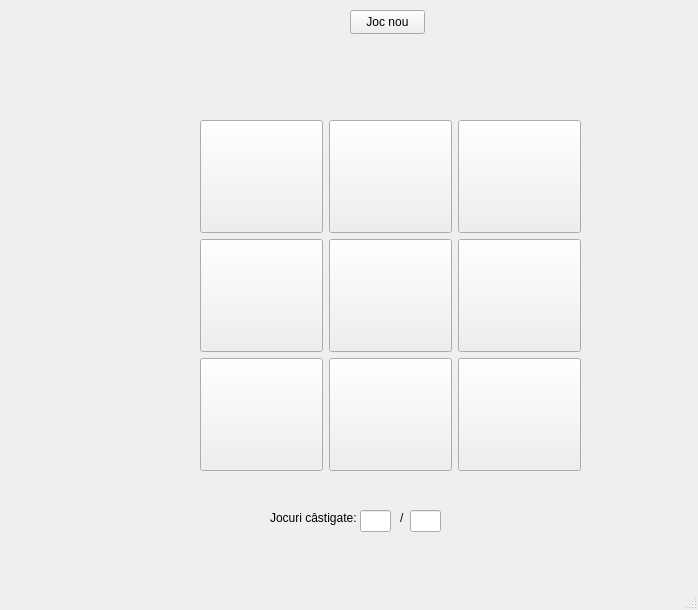
<?xml version="1.0" encoding="UTF-8"?>
<ui version="4.0">
 <class>MainWindow</class>
 <widget class="QMainWindow" name="MainWindow">
  <property name="geometry">
   <rect>
    <x>0</x>
    <y>0</y>
    <width>698</width>
    <height>610</height>
   </rect>
  </property>
  <property name="windowTitle">
   <string>MainWindow</string>
  </property>
  <widget class="QWidget" name="centralwidget">
   <widget class="QWidget" name="gridLayoutWidget">
    <property name="geometry">
     <rect>
      <x>200</x>
      <y>120</y>
      <width>381</width>
      <height>351</height>
     </rect>
    </property>
    <layout class="QGridLayout" name="gridLayout">
     <item row="0" column="1">
      <widget class="QPushButton" name="pushButton_2">
       <property name="sizePolicy">
        <sizepolicy hsizetype="Expanding" vsizetype="Expanding">
         <horstretch>0</horstretch>
         <verstretch>0</verstretch>
        </sizepolicy>
       </property>
       <property name="text">
        <string/>
       </property>
      </widget>
     </item>
     <item row="1" column="1">
      <widget class="QPushButton" name="pushButton_5">
       <property name="sizePolicy">
        <sizepolicy hsizetype="Expanding" vsizetype="Expanding">
         <horstretch>0</horstretch>
         <verstretch>0</verstretch>
        </sizepolicy>
       </property>
       <property name="text">
        <string/>
       </property>
      </widget>
     </item>
     <item row="1" column="0">
      <widget class="QPushButton" name="pushButton_4">
       <property name="sizePolicy">
        <sizepolicy hsizetype="Expanding" vsizetype="Expanding">
         <horstretch>0</horstretch>
         <verstretch>0</verstretch>
        </sizepolicy>
       </property>
       <property name="text">
        <string/>
       </property>
      </widget>
     </item>
     <item row="1" column="2">
      <widget class="QPushButton" name="pushButton_6">
       <property name="sizePolicy">
        <sizepolicy hsizetype="Expanding" vsizetype="Expanding">
         <horstretch>0</horstretch>
         <verstretch>0</verstretch>
        </sizepolicy>
       </property>
       <property name="text">
        <string/>
       </property>
      </widget>
     </item>
     <item row="0" column="0">
      <widget class="QPushButton" name="pushButton">
       <property name="sizePolicy">
        <sizepolicy hsizetype="Expanding" vsizetype="Expanding">
         <horstretch>0</horstretch>
         <verstretch>0</verstretch>
        </sizepolicy>
       </property>
       <property name="text">
        <string/>
       </property>
      </widget>
     </item>
     <item row="0" column="2">
      <widget class="QPushButton" name="pushButton_3">
       <property name="sizePolicy">
        <sizepolicy hsizetype="Expanding" vsizetype="Expanding">
         <horstretch>0</horstretch>
         <verstretch>0</verstretch>
        </sizepolicy>
       </property>
       <property name="text">
        <string/>
       </property>
      </widget>
     </item>
     <item row="2" column="0">
      <widget class="QPushButton" name="pushButton_7">
       <property name="sizePolicy">
        <sizepolicy hsizetype="Expanding" vsizetype="Expanding">
         <horstretch>0</horstretch>
         <verstretch>0</verstretch>
        </sizepolicy>
       </property>
       <property name="text">
        <string/>
       </property>
      </widget>
     </item>
     <item row="2" column="1">
      <widget class="QPushButton" name="pushButton_8">
       <property name="sizePolicy">
        <sizepolicy hsizetype="Expanding" vsizetype="Expanding">
         <horstretch>0</horstretch>
         <verstretch>0</verstretch>
        </sizepolicy>
       </property>
       <property name="text">
        <string/>
       </property>
      </widget>
     </item>
     <item row="2" column="2">
      <widget class="QPushButton" name="pushButton_9">
       <property name="sizePolicy">
        <sizepolicy hsizetype="Expanding" vsizetype="Expanding">
         <horstretch>0</horstretch>
         <verstretch>0</verstretch>
        </sizepolicy>
       </property>
       <property name="text">
        <string/>
       </property>
      </widget>
     </item>
    </layout>
   </widget>
   <widget class="QPushButton" name="newGameButton">
    <property name="geometry">
     <rect>
      <x>350</x>
      <y>10</y>
      <width>75</width>
      <height>24</height>
     </rect>
    </property>
    <property name="text">
     <string>Joc nou</string>
    </property>
   </widget>
   <widget class="QLabel" name="status">
    <property name="geometry">
     <rect>
      <x>330</x>
      <y>50</y>
      <width>111</width>
      <height>16</height>
     </rect>
    </property>
    <property name="text">
     <string/>
    </property>
   </widget>
   <widget class="QLabel" name="label_2">
    <property name="geometry">
     <rect>
      <x>270</x>
      <y>510</y>
      <width>91</width>
      <height>16</height>
     </rect>
    </property>
    <property name="text">
     <string>Jocuri câstigate:</string>
    </property>
   </widget>
   <widget class="QLineEdit" name="gamesWon1">
    <property name="geometry">
     <rect>
      <x>360</x>
      <y>510</y>
      <width>31</width>
      <height>22</height>
     </rect>
    </property>
   </widget>
   <widget class="QLabel" name="label_3">
    <property name="geometry">
     <rect>
      <x>400</x>
      <y>510</y>
      <width>49</width>
      <height>16</height>
     </rect>
    </property>
    <property name="text">
     <string>/</string>
    </property>
   </widget>
   <widget class="QLineEdit" name="gamesWon2">
    <property name="geometry">
     <rect>
      <x>410</x>
      <y>510</y>
      <width>31</width>
      <height>22</height>
     </rect>
    </property>
   </widget>
  </widget>
  <widget class="QMenuBar" name="menubar">
   <property name="geometry">
    <rect>
     <x>0</x>
     <y>0</y>
     <width>698</width>
     <height>21</height>
    </rect>
   </property>
  </widget>
  <widget class="QStatusBar" name="statusbar"/>
 </widget>
 <resources/>
 <connections/>
</ui>
